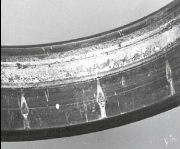
#> input picture detection/hello.png, 180 x 149 px
$ python detect_color.py
#> lines starting #> are read from the running program, lines starting #| are printed output that depends on the picture; after the words box and inside, x2 and y2 are one past the last pixel; in counts of white or black regions, pixels touching at a corner belong together

import numpy as np
import argparse
import cv2
image = cv2.imread("hello.png")
#> image is the input picture: shape (149, 180, 3); mean B, G, R 152.4, 152.5, 152.4

# define the list of boundaries
boundaries = [
	([40, 40, 40], [140, 140, 140])
]

# loop over the boundaries
for (lower, upper) in boundaries:
	# create NumPy arrays from the boundaries
	lower = np.array(lower, dtype = "uint8")
	upper = np.array(upper, dtype = "uint8")

	# find the colors within the specified boundaries and apply
	# the mask
	mask = cv2.inRange(image, lower, upper)
	output = cv2.bitwise_and(image, image, mask = mask)

	# show the images
	cv2.imshow("images", np.hstack([image, output]))
	cv2.waitKey(0)
#> this loop made 1 pass
#> pass 1, `mask = cv2.inRange(image, lower, upper)`:
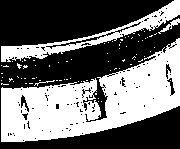
#> mask: shape (149, 180); 42.9% white; 77 white regions (73 under 20 px), largest, box (x1, y1, x2, y2) and area: (1, 38, 180, 142) 9232, (1, 0, 180, 62) 1984, (158, 18, 180, 34) 89, (34, 80, 55, 86) 26
#> pass 1, `output = cv2.bitwise_and(image, image, mask = mask)`:
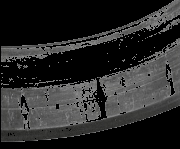
#> output: shape (149, 180, 3); mean B, G, R 40.7, 40.9, 40.9
#> pass 1, `cv2.imshow("images", np.hstack([image, output]))`:
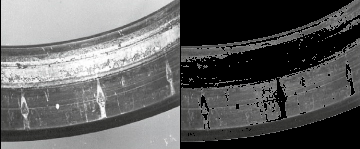
#> window 'images': shape (149, 360, 3); mean B, G, R 96.5, 96.7, 96.7
